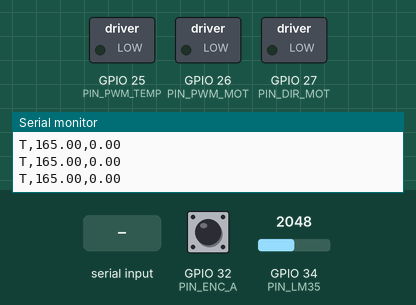
The sketch below on a simulated ESP32. Parts: switched loads named in the sketch (green lamp = pin HIGH), the last lines printed to the serial monitor. The inputs (shaded band) are chosen by the test bench; at power-on: GPIO 32 (PIN_ENC_A) HIGH, GPIO 34 (PIN_LM35) = 2048.

Above: at 1.2 s.
1.3 s: "DUTY,90\n" received over Serial
At 1.9 s:
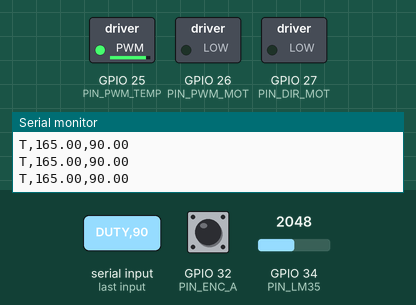
2.8 s: "STOP\n" received over Serial
At 3.1 s:
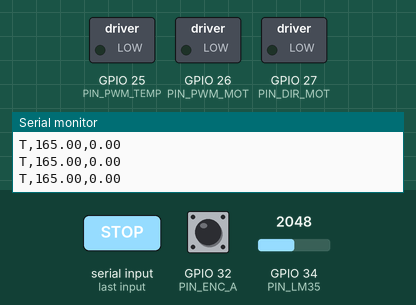
Timing chart, 0 to 5.8 s (numbered marks = the images above; inputs shaded):
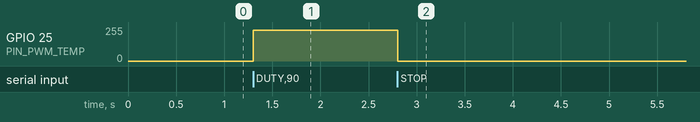

Measured:
- after the input at 1.3 s, GPIO 25 (PIN_PWM_TEMP): 0/255 → 229/255 at once
- after the input at 2.8 s, GPIO 25 (PIN_PWM_TEMP): 229/255 → 0/255 at once

The sketch:

firmware_pid_esp32.ino
```cpp
// ============================================================================
//  Parametros globales:
// ============================================================================


// Asignacion de pines:
const int PIN_LM35     = 34;  // Entrada ADC del LM35
const int PIN_PWM_TEMP = 25;  // Salida PWM hacia la base del TIP122
const int PIN_PWM_MOT  = 26;  // Salida PWM hacia IN1 del DRV8833
const int PIN_DIR_MOT  = 27;  // Salida de direccion hacia IN2 del DRV8833
const int PIN_ENC_A    = 32;  // Canal A del encoder
const int PIN_ENC_B    = 33;  // Canal B del encoder

// Parametros del PWM:
const int PWM_RES_BITS = 10;                      // Resolucion de la PWM en bits
const uint32_t PWM_MAX = (1 << PWM_RES_BITS) - 1; // Cuentas maximas: 2^10 - 1 = 1023
const uint32_t FREQ_TEMP = 15;                    // Temperatura (rango 10-20 Hz)
const uint32_t FREQ_MOT = 10000;                   // Motor (rango 5-20 kHz)


const float PULSES_PER_REV = 207.0f;   // Pulsos por revolucion del encoder
const uint32_t SAMPLE_MS = 50;         // Muestras por ms

// Variables globales:
volatile uint32_t contadorPulsos = 0;  // Contador de la ISR
float dutyActual = 0.0f;               // Ciclo de trabajo
uint32_t tUltimaMuestra = 0;           // Marca de tiempo (ms)
String lineaRx = "";                   // Buffer de recepcion


enum Modo { MODO_TEMP, MODO_VEL };  // Subsistemas (Temperatura, Velocidad)
Modo modoActual = MODO_TEMP;        // Modo Temperatura por defecto

// ============================================================================
//  Funciones globales:
// ============================================================================

// ISR del encoder:
void IRAM_ATTR isrEncoder() {
  contadorPulsos++;
}


// Funcion de configuracion del duty cycle al sistema activo:
void aplicarDuty(float dutyPct) {
  // Saturacion de seguridad: el duty siempre queda dentro de [0, 100]
  if (dutyPct < 0.0f)   dutyPct = 0.0f;
  if (dutyPct > 100.0f) dutyPct = 100.0f;
  dutyActual = dutyPct;

  // Convierte el porcentaje (0..100) a cuentas de PWM (0..PWM_MAX).
  uint32_t cuentas = (uint32_t)((dutyPct / 100.0f) * PWM_MAX + 0.5f);

  // Se enciende el pin PWM del subsistema activo.
  if (modoActual == MODO_TEMP) {
    ledcWrite(PIN_PWM_TEMP, cuentas);  // PWM a gate del IRLZ44N
  } else {
    ledcWrite(PIN_PWM_MOT, cuentas);   // PWM a IN1 del DRV8833
  }
}


// Funcion de ADC para obtener el valor de la temperatura:
float leerTemperaturaC() {
  const int N = 16;            // Numero de muestras a promediar
  uint32_t acumulado = 0;
  for (int i = 0; i < N; i++) {
    acumulado += analogReadMilliVolts(PIN_LM35);  // Lectura calibrada en mV
  }
  float mV = (float)acumulado / N;  // Promedio en milivoltios
  return mV / 10.0f;                // LM35: 10 mV por C  ->  T[C] = mV / 10
}


//  Funcion que calcula las RPM del motor.
//  Aplica la ecuacion: RPM = (pulsos / pulsos_por_vuelta) * (60 / dt[s]):
float calcularRPM(uint32_t dt_ms) {

  noInterrupts();
  uint32_t pulsos = contadorPulsos;
  contadorPulsos = 0;
  interrupts();

  if (dt_ms == 0) return 0.0f;

  float vueltas = (float)pulsos / PULSES_PER_REV;
  float rpm = vueltas * (60000.0f / (float)dt_ms);
  return rpm;
}

// ============================================================================
//  Procesa una linea de comando recibida desde el PC.
//  Protocolo (texto ASCII, terminado en '\n'):
//    MODE,T    -> selecciona el modo temperatura
//    MODE,V    -> selecciona el modo velocidad (motor)
//    DUTY,xx   -> fija el ciclo de trabajo (xx = numero entre 0 y 100)
//    STOP      -> pone duty = 0 (no cambia de modo)
//    RESET     -> pone duty = 0 y reinicia el contador del encoder
//    PING      -> responde "PONG" (sirve para verificar la conexion)
// ============================================================================
void procesarComando(String cmd) {
  cmd.trim();

  if (cmd.startsWith("MODE,")) {
    char m = cmd.charAt(5);
    if (m == 'T') {
      modoActual = MODO_TEMP;
      ledcWrite(PIN_PWM_MOT, 0);     // Apagamos el canal del motor
      aplicarDuty(0.0f);             // Ponemos el canal termico a 0
    } else if (m == 'V') {
      modoActual = MODO_VEL;
      ledcWrite(PIN_PWM_TEMP, 0);    // Apagamos el canal termico
      aplicarDuty(0.0f);             // Ponemos el canal del motor a 0
      noInterrupts();
      contadorPulsos = 0;            // Empezamos la medida de RPM desde cero
      interrupts();
    }
    Serial.print("MODE,");
    Serial.println(m);
  }
  else if (cmd.startsWith("DUTY,")) {
    float d = cmd.substring(5).toFloat();  // Duty cycle
    aplicarDuty(d);
    Serial.print("DUTY,");
    Serial.println(d);
  }
  else if (cmd == "STOP") {
    aplicarDuty(0.0f);
    Serial.println("STOP");
  }
  else if (cmd == "RESET") {
    aplicarDuty(0.0f);
    noInterrupts();
    contadorPulsos = 0;
    interrupts();
    Serial.println("RESET");
  }
  else if (cmd == "PING") {
    Serial.println("PONG");
  }
  else if (cmd == "PCOUNT") {
    noInterrupts();
    uint32_t n = contadorPulsos;   // Copia local del valor protegido
    interrupts();
    Serial.print("PCOUNT,");       // Prefijo identificador del mensaje
    Serial.println(n);             // Imprime el numero y termina con '\n'
  }
}

// ============================================================================
//  Configuracion inicial (se ejecuta una sola vez al arrancar)
// ============================================================================
void setup() {
  // Amplia el buffer de transmision del UART para evitar bloqueos por
  // backpressure si el PC tarda momentaneamente en drenar la telemetria.
  // Por defecto son 256 bytes; 2048 bytes dan margen para ~120 lineas.
  Serial.setTxBufferSize(2048);
  Serial.begin(115200);             // UART0 sobre USB hacia el PC, 115200 baudios

  // --- Pines de salida digital ---
  pinMode(PIN_DIR_MOT, OUTPUT);
  digitalWrite(PIN_DIR_MOT, LOW);   // IN2 = 0  ->  giro en un solo sentido (avance)

  // Configuraciones de los pines PWM:
  ledcAttach(PIN_PWM_TEMP, FREQ_TEMP, PWM_RES_BITS);  // PWM de la resistencia
  ledcAttach(PIN_PWM_MOT,  FREQ_MOT,  PWM_RES_BITS);  // PWM del motor
  ledcWrite(PIN_PWM_TEMP, 0);
  ledcWrite(PIN_PWM_MOT,  0);

  // --- Encoder ---
  pinMode(PIN_ENC_A, INPUT_PULLUP); // Canal A con resistencia pull-up interna
  pinMode(PIN_ENC_B, INPUT_PULLUP); // Canal B (reservado; no se usa en el lazo)
  // attachInterrupt asocia la funcion isrEncoder al flanco de SUBIDA del canal A.
  // digitalPinToInterrupt traduce el numero de pin al numero de interrupcion.
  attachInterrupt(digitalPinToInterrupt(PIN_ENC_A), isrEncoder, RISING);

  tUltimaMuestra = millis();        // millis() devuelve los ms desde el arranque

  Serial.println("READY");          // Avisa al PC de que el firmware esta listo
}

// ============================================================================
//  Bucle principal (se repite indefinidamente)
// ============================================================================
void loop() {
  // ----- 1) Lectura no bloqueante de comandos entrantes -----
  while (Serial.available() > 0) {       // Mientras haya bytes en el buffer de RX
    char c = (char)Serial.read();        // Lee un byte
    if (c == '\n') {                     // Fin de linea: procesamos el comando
      procesarComando(lineaRx);
      lineaRx = "";                      // Vaciamos el buffer para el siguiente
    } else if (c != '\r') {              // Ignoramos el retorno de carro
      lineaRx += c;                      // Acumulamos el caracter
    }
  }

  // ----- 2) Medicion periodica y envio de telemetria -----
  uint32_t ahora = millis();
  if (ahora - tUltimaMuestra >= SAMPLE_MS) {
    uint32_t dt = ahora - tUltimaMuestra;  // Ventana real transcurrida (ms)
    tUltimaMuestra = ahora;

    if (modoActual == MODO_TEMP) {
      float tempC = leerTemperaturaC();
      // Formato de telemetria:  T,<temperatura>,<duty>
      Serial.print("T,");
      Serial.print(tempC, 2);            // 2 decimales
      Serial.print(",");
      Serial.println(dutyActual, 2);
    } else {
      float rpm = calcularRPM(dt);
      // Formato de telemetria:  V,<rpm>,<duty>
      Serial.print("V,");
      Serial.print(rpm, 2);
      Serial.print(",");
      Serial.println(dutyActual, 2);
    }
  }
}
```
